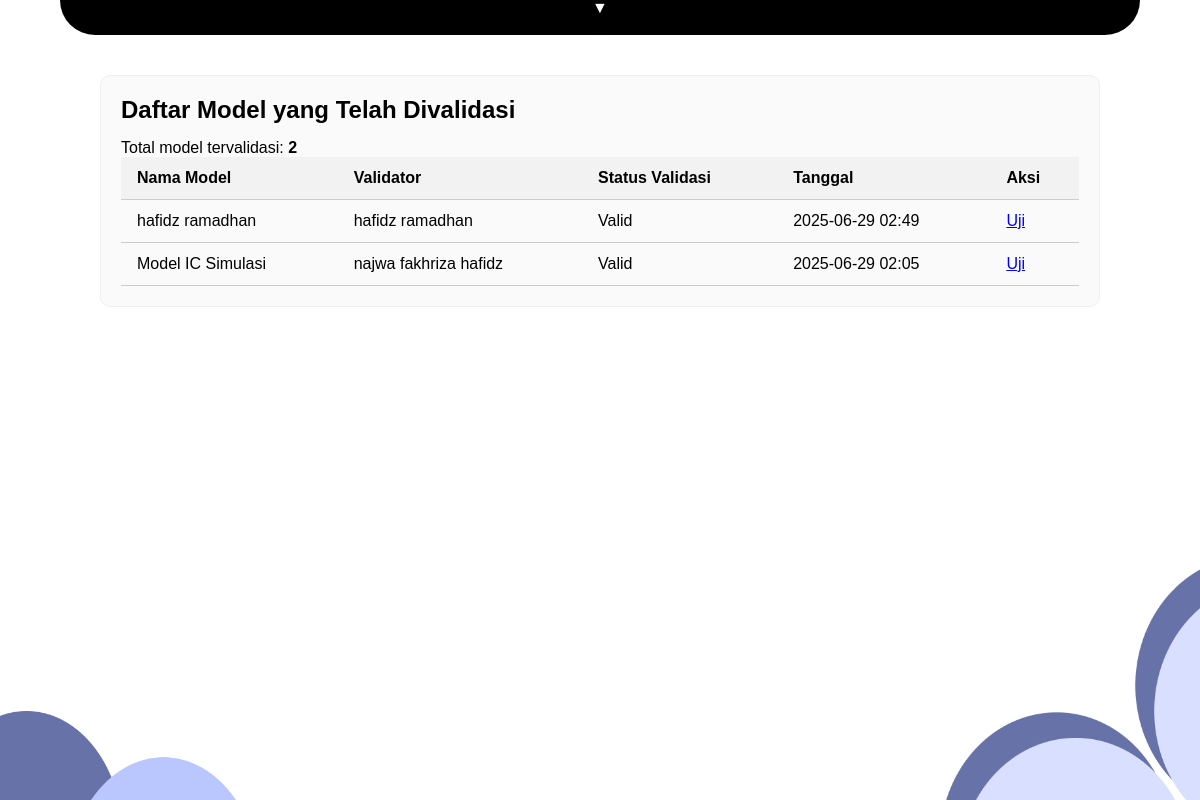
Page /ujiimplementasi/ on the earlier database version.
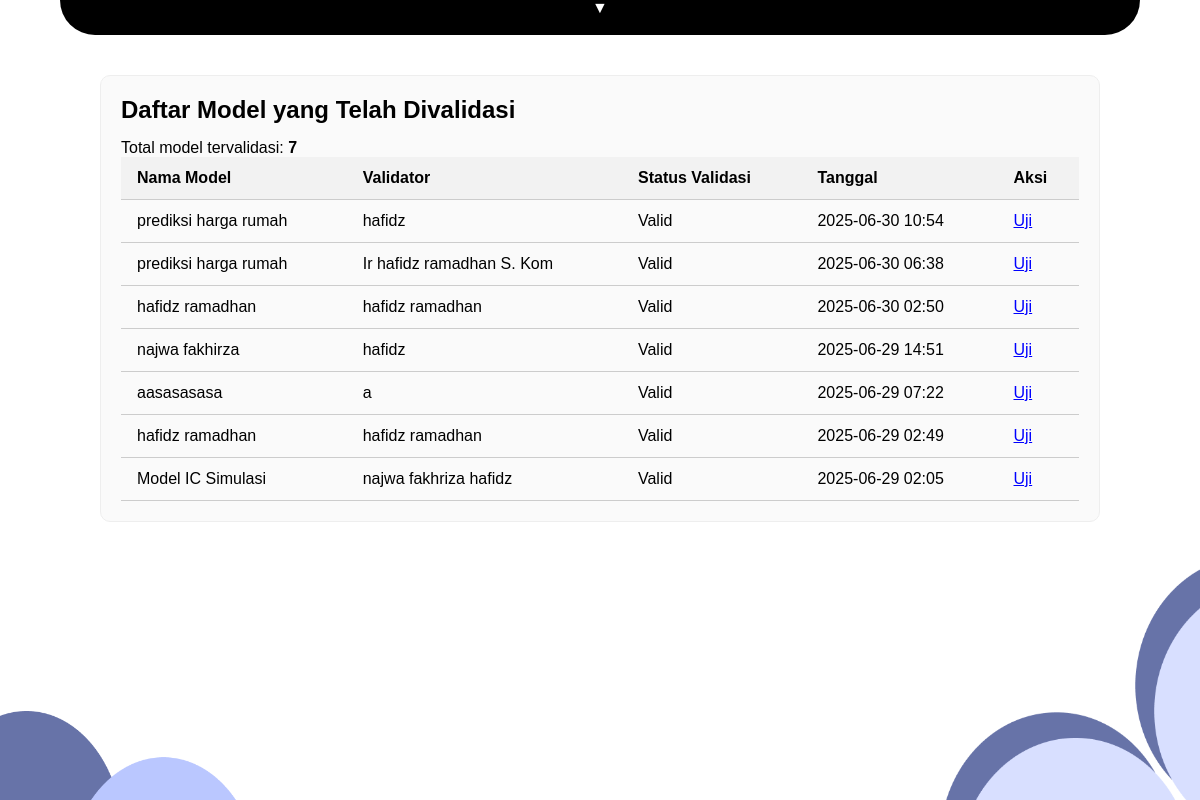
Same page on the later database version.
### myapp/models.py (models this page shows, shortened)
class ValidasiModel(models.Model):
    model_terkait = models.ForeignKey(SystemImplementation, on_delete=models.CASCADE)
    validator = models.CharField(max_length=100)
    catatan = models.TextField(blank=True, null=True)
    status_validasi = models.CharField(max_length=50, choices=[("Valid", "Valid"), ("Perlu Revisi", "Perlu Revisi")])
    tanggal_validasi = models.DateTimeField(auto_now_add=True)

class SystemImplementation(models.Model):
    no = models.IntegerField()
    nama_model = models.CharField(max_length=100, default="default_model")
    status_project = models.CharField(max_length=50)
    sumber = models.CharField(max_length=50, default="SI")  # ⬅️ Tambahan ini WAJIB
    dokumentasi_model = models.URLField(
    help_text="Link ke dokumentasi model",
    blank=True,
    null=True
)
    laporan_model = models.FileField(upload_to='laporan/', null=True, blank=True, help_text="Upload PDF laporan model")
    timestamp = models.DateTimeField(auto_now_add=True)
    input_model = models.TextField(blank=True, null=True)
    output_model = models.TextField(blank=True, null=True)

### myapp/views.py (the view)
# urls.py: path('ujiimplementasi/', daftar_model_tervalidasi, name='daftar_model_tervalidasi'),
def daftar_model_tervalidasi(request):
    data_list = ValidasiModel.objects.filter(status_validasi="Valid").order_by('-tanggal_validasi')
    return render(request, 'ujiimplementasi/daftar_validasi.html', {'data_list': data_list})

### myapp/templates/ujiimplementasi/daftar_validasi.html (shortened to what this page needs)
{% load static %}
<!DOCTYPE html>
<html lang="en">
<head>
</head>
<body>
  <img src="{% static 'myapp/dekorkiri.png' %}" class="dekorasi-kiri" alt="Dekor kiri">
  <img src="{% static 'myapp/dekorkanan.png' %}" class="dekorasi-kanan" alt="Dekor kanan">
  <header class="navbar-wrapper">
    <div class="navbar-toggle" onclick="toggleNavbar()">
      <span id="toggle-icon">▼</span>
    </div>
  </header>
  <div class="log-container">
    <h2 style="margin-bottom: 15px;">Daftar Model yang Telah Divalidasi</h2>
    <p>Total model tervalidasi: <strong>{{ data_list|length }}</strong></p>
    <table>
      <thead>
  <tr>
    <th>Nama Model</th>
    <th>Validator</th>
    <th>Status Validasi</th>
    <th>Tanggal</th>
    <th>Aksi</th>
  </tr>
</thead>
<tbody>
  {% for item in data_list %}
  <tr>
    <td>{{ item.model_terkait.nama_model }}</td>
    <td>{{ item.validator }}</td>
    <td>{{ item.status_validasi }}</td>
    <td>{{ item.tanggal_validasi|date:"Y-m-d H:i" }}</td>
    <td><a href="{% url 'kirim_managements_ke_teman' %}">Uji</a></td>
  </tr>
  {% empty %}
  <tr><td colspan="5">Belum ada data validasi.</td></tr>
  {% endfor %}
</tbody>
    </table>
  </div>
</body>
</html>

### myapp/templates/ujiimplementasi/daftar_validasi.html (style rules this page uses)
* { box-sizing: border-box; margin: 0; padding: 0; }
body { font-family: Arial, sans-serif; background-color: #fff; min-height: 100vh; position: relative; overflow-x: hidden; }
.dekorasi-kiri, .dekorasi-kanan { position: fixed; bottom: 0; width: 260px; z-index: -1; opacity: 0.9; }
.dekorasi-kiri { left: 0; }
.dekorasi-kanan { right: 0; }
.navbar-wrapper { position: relative; background-color: black; border-bottom-left-radius: 50px; border-bottom-right-radius: 50px; width: fit-content; max-width: 90%; margin: 0 auto; padding-top: 35px; transition: all 0.4s ease; }
.navbar-toggle { position: absolute; top: -12px; left: 50%; transform: translateX(-50%); background-color: black; color: white; width: 40px; height: 40px; border-radius: 50%; display: flex; align-items: center; justify-content: center; cursor: pointer; box-shadow: 0 2px 6px rgba(0, 0, 0, 0.2); z-index: 10; }
.log-container { max-width: 1000px; margin: 40px auto; padding: 20px; max-height: 70vh; overflow-y: auto; border: 1px solid #eee; border-radius: 10px; background-color: #fafafa; }
table { width: 100%; border-collapse: collapse; }
th, td { padding: 12px 16px; border-bottom: 1px solid #ccc; text-align: left; }
th { background-color: #f2f2f2; }
a { color: blue; text-decoration: underline; }

Differences in the rows shown:
added ValidasiModel: model_terkait.nama_model "prediksi harga rumah", validator "hafidz", status_validasi "Valid", tanggal_validasi "2025-06-30 10:54"
added ValidasiModel: model_terkait.nama_model "prediksi harga rumah", validator "Ir hafidz ramadhan S. Kom", status_validasi "Valid", tanggal_validasi "2025-06-30 06:38"
added ValidasiModel: model_terkait.nama_model "hafidz ramadhan", validator "hafidz ramadhan", status_validasi "Valid", tanggal_validasi "2025-06-30 02:50"
added ValidasiModel: model_terkait.nama_model "najwa fakhirza", validator "hafidz", status_validasi "Valid", tanggal_validasi "2025-06-29 14:51"
added ValidasiModel: model_terkait.nama_model "aasasasasa", validator "a", status_validasi "Valid", tanggal_validasi "2025-06-29 07:22"
Other differences:
{{ data_list|length }}: "2" → "7"
